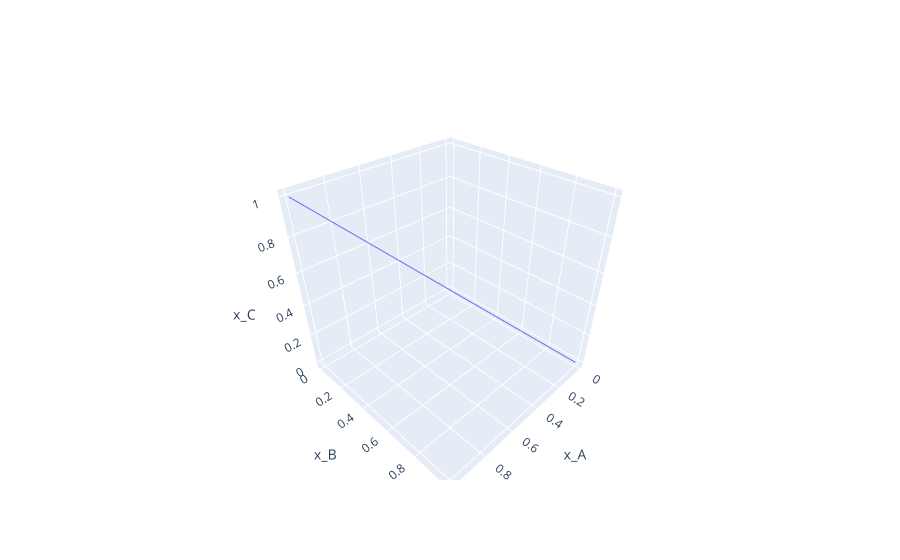

The notebook cell this image was saved under:
### Code cell
import plotly.graph_objects as go

fig = go.Figure(data=[go.Scatter3d(
    x=[0, 1, 1, 0],  # your trajectory coordinates
    y=[0, 0, 1, 1],
    z=[0, 1, 1, 0],
    mode='lines',
)])
fig.update_layout(scene=dict(xaxis_title='x_A', yaxis_title='x_B', zaxis_title='x_C'))
fig.show()

### Figure 1 — Plotly figure (JSON) as saved in the notebook; plotly's stock layout.template omitted (floating-point values rounded to 4 significant figures)
{"data": [{"mode": "lines", "type": "scatter3d", "x": [0, 1, 1, 0], "y": [0, 0, 1, 1], "z": [0, 1, 1, 0]}], "layout": {"scene": {"xaxis": {"title": {"text": "x_A"}}, "yaxis": {"title": {"text": "x_B"}}, "zaxis": {"title": {"text": "x_C"}}}}}
